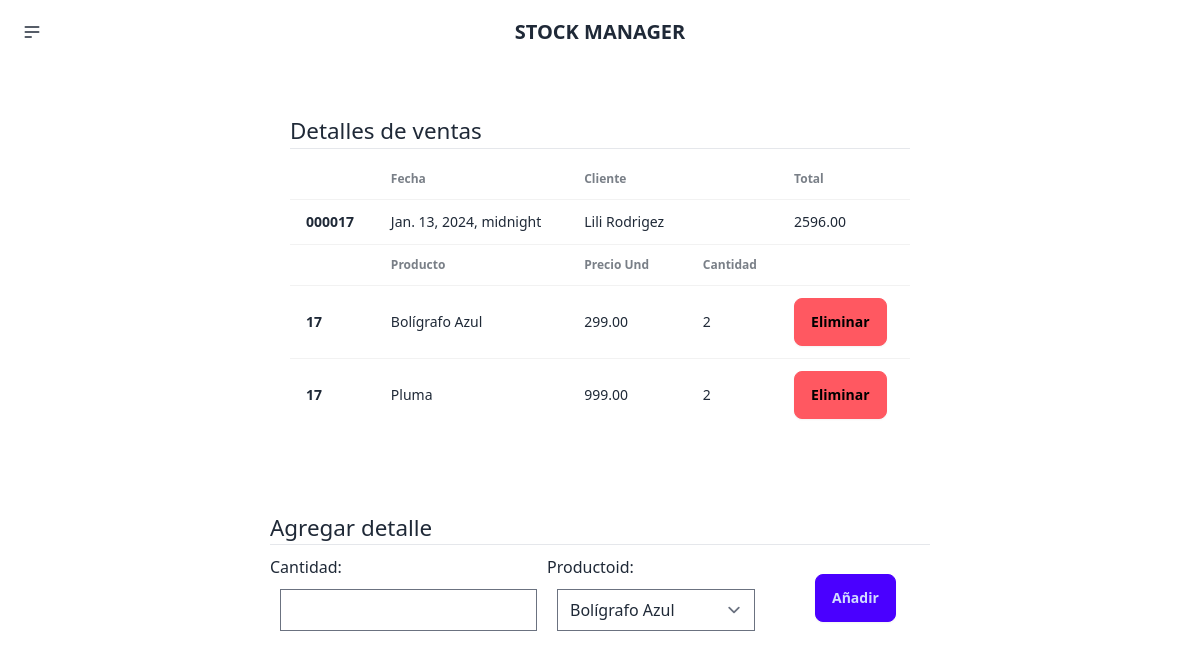
The app's page /stockmanager/venta/17 with its own data.
### stockmanager/models.py (models this page shows, shortened)
class Ventas(models.Model):
    VentaID = models.AutoField(primary_key=True)
    FechaVenta = models.DateTimeField()
    ClienteID = models.ForeignKey(Clientes, on_delete=models.CASCADE)
    Total = models.DecimalField(max_digits=10, decimal_places=2)

class Clientes(models.Model):
    ClienteID = models.AutoField(primary_key=True)
    Imagen = models.ImageField(null=True, blank=True, upload_to="images/")
    Nombre = models.CharField(max_length=255)
    Apellido = models.CharField(max_length=255)
    CorreoElectronico = models.CharField(max_length=255)
    Direccion = models.TextField()

class DetallesVentas(models.Model):
    DetalleVentaID = models.AutoField(primary_key=True)
    VentaID = models.ForeignKey(Ventas, on_delete=models.CASCADE)
    ProductoID = models.ForeignKey(Productos, on_delete=models.CASCADE)
    Cantidad = models.IntegerField()
    PrecioUnitario = models.DecimalField(max_digits=10, decimal_places=2)

class Productos(models.Model):
    ProductoID = models.AutoField(primary_key=True)
    Imagen = models.ImageField(null=True, blank=True, upload_to="images/")
    Nombre = models.CharField(max_length=255)
    Descripcion = models.TextField()
    Precio = models.DecimalField(max_digits=10, decimal_places=2)
    Stock = models.IntegerField()

### stockmanager/views.py (the view, shortened to what this page needs)
# urls.py: path('venta/<int:VentaID>', views.sale_get, name='sale_get'),
def sale_get(response, VentaID):
    sale = Ventas.objects.get(pk=VentaID)
    sale_details = DetallesVentas.objects.filter(VentaID=VentaID)
    if response.method == 'GET':
        return render(response, 'ventas/detail.html', {
            'form': add_product_sale(),
            'sale': sale,
            'sale_details': sale_details,
        })

### stockmanager/forms.py
class add_product_sale(forms.ModelForm):
    class Meta:
        model = DetallesVentas
        fields = ['Cantidad', 'ProductoID']
    productos = Productos.objects.all()
    opciones_productos = [(producto.ProductoID, producto.Nombre) for producto in productos]
    ProductoID = forms.ChoiceField(choices=opciones_productos, widget=forms.Select(attrs={'class': 'form-product'}))
    Cantidad = forms.IntegerField(label='Cantidad')

### stockmanager/templates/ventas/detail.html (shortened to what this page needs)
{% extends 'layouts/base.html' %}
{% load static %}
{% block content %}
<section class="section-table">
  <h1 class="titulo-form">Detalles de ventas</h1> <hr>
    <div class="overflow-x-auto">
        <table class="table">
          <thead>
            <tr>
              <th></th>
              <th>Fecha</th>
              <th>Cliente</th>
              <th></th>
              <th>Total</th>
            </tr>
          </thead>
          <tbody>
            <tr>
              <th>0000{{sale.VentaID}}</th>
              <td>{{sale.FechaVenta}}</td>
              <td>{{sale.ClienteID.Nombre}}</td>
              <td></td>
              <td>{{sale.Total}}</td>
            </tr>
          </tbody>
          <thead>
            <tr>
              <th></th>
              <th>Producto</th>
              <th>Precio Und</th>
              <th>Cantidad</th>
              <th></th>
            </tr>
          </thead>
          <tbody>
            {% for sd in sale_details %}
            <tr>
              <th>{{sd.VentaID.VentaID}}</th>
              <td>{{sd.ProductoID.Nombre}}</td>
              <td>{{sd.ProductoID.Precio}}</td>
              <td>{{sd.Cantidad}}</td>
              <td> <form action="{% url 'sale_delete_detail' VentaID=sd.VentaID.VentaID DetalleVentaID=sd.DetalleVentaID %}" method="POST">
                <button class="btn btn-error">Eliminar</button>
              </form></td>
            </tr>
            {% endfor %}
          </tbody>
        </table>
      </div>
</section>
<section class="form-section">
  <h1 class="titulo-form"> Agregar detalle </h1> <hr>
  <form class="form-detail" method="POST" action="" enctype="multipart/form-data">
    {{form}}
    <button class="btn btn-primary btn-crear">Añadir</button>
  </form>
</section>
{% endblock %}

### stockmanager/static/styles/main.css (style rules this page uses)
body { background-color: white; overflow-x: hidden; }
.form-section { width: 60vw; margin: auto; padding: 30px; }
.form-section form { display: flex; flex-direction: column; }
.form-section form button { align-self: flex-end; }
.titulo-form { font-size: 1.4rem; }
hr { margin-bottom: 10px !important; }
form input { margin: 10px; display: block; }
.form-detail { flex-direction: row !important; }
.section-table { width: 60vw; margin: auto; padding: 50px; }
.form-product { display: block; margin: 10px; }
.btn-crear { margin: auto; margin-left: 50px; }

### records on screen
Ventas: VentaID "17", FechaVenta "Jan. 13, 2024, midnight", ClienteID.Nombre "Lili Rodrigez", Total "2596.00"
DetallesVentas: VentaID.VentaID "17", ProductoID.Nombre "Bolígrafo Azul", ProductoID.Precio "299.00", Cantidad "2"
DetallesVentas: VentaID.VentaID "17", ProductoID.Nombre "Pluma", ProductoID.Precio "999.00", Cantidad "2"
